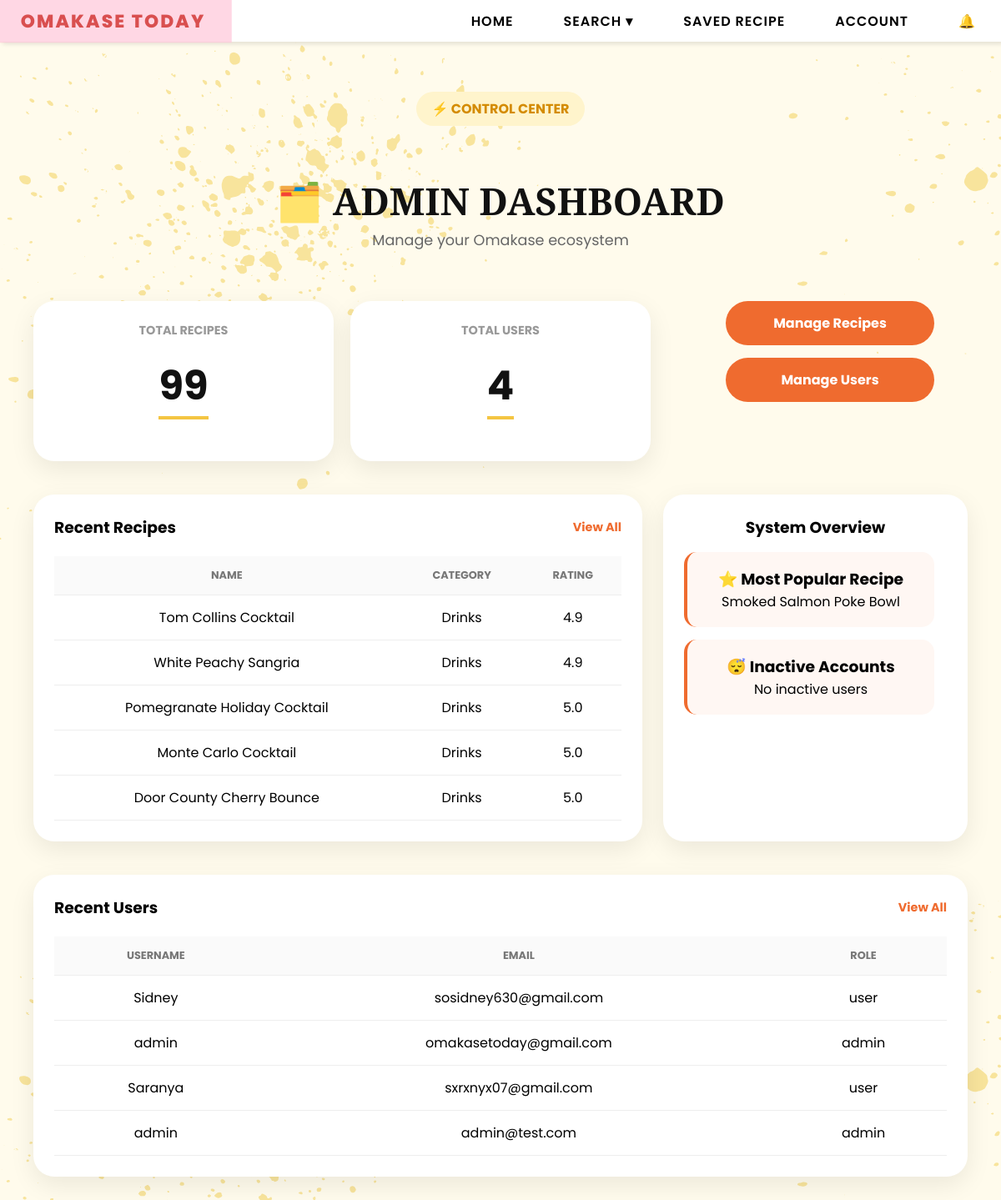
Page /admin (signed in) on the earlier database version.
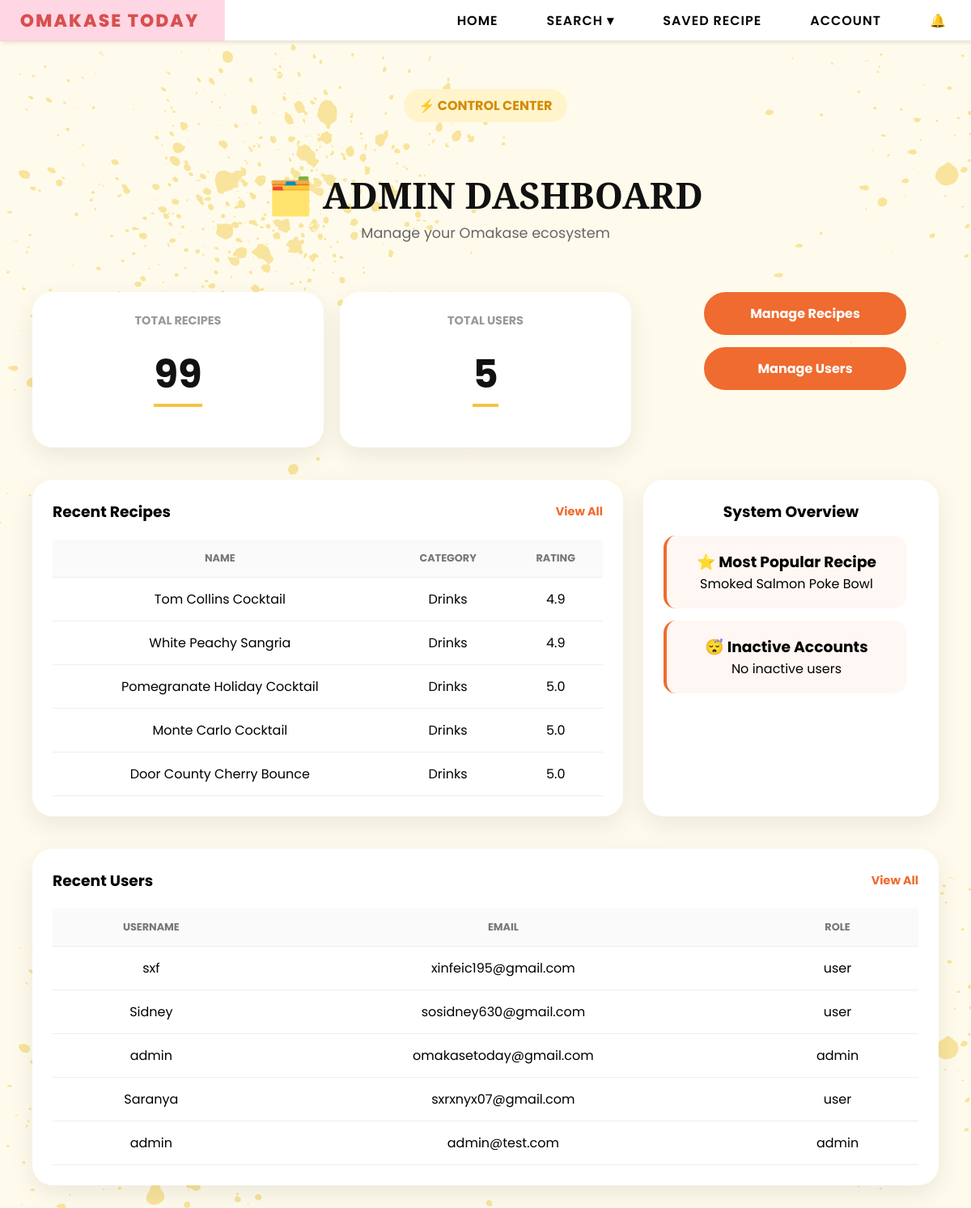
Same page on the later database version.
### tables this page shows
CREATE TABLE users (
        email TEXT PRIMARY KEY,
        username TEXT,
        password TEXT,
        bio TEXT,
        profile_pic TEXT,
        role TEXT DEFAULT 'user'
    , reset_token TEXT, reset_used INTEGER DEFAULT 0, reset_viewed INTEGER DEFAULT 0, last_login TEXT);

### app.py (the view)
@app.route("/admin")
def admin():
    if session.get("role") != "admin":
        return "403 Forbidden"
    conn = sqlite3.connect(DB_PATH)
    c = conn.cursor()
    six_months_ago = (
        datetime.now() - timedelta(days=180)
    ).strftime("%Y-%m-%d %H:%M:%S")
    c.execute("""
        SELECT COUNT(*)
        FROM users
        WHERE last_login IS NULL
        OR last_login < ?
    """, (six_months_ago,))
    inactive_users = c.fetchone()[0]
    c.execute("""
        SELECT username,email
        FROM users
        WHERE last_login IS NULL
        OR last_login < ?
        LIMIT 3
    """,(
        six_months_ago,
    ))
    inactive_accounts = c.fetchall()
    c.execute("""
        SELECT email, username, role
        FROM users
        ORDER BY rowid DESC
        LIMIT 5
    """)
    recent_users = c.fetchall()
    c.execute("""
        SELECT COUNT(*)
        FROM users
    """)
    total_users = c.fetchone()[0]
    conn.close()
    recent_recipes = (
        Recipe.query
        .order_by(Recipe.id.desc())
        .limit(5)
        .all()
    )
    total_recipes = Recipe.query.count()
    avg_rating = db.session.query(
        func.avg(Recipe.rating)
    ).scalar()
    most_popular = (
        Recipe.query
        .order_by(Recipe.rating.desc())
        .first()
    )
    return render_template(
        "admin.html",
        recent_users=recent_users,
        recent_recipes=recent_recipes,
        total_recipes=total_recipes,
        total_users=total_users,
        avg_rating=round(avg_rating or 0, 1),
        most_popular=most_popular,
        inactive_users=inactive_users,
        inactive_accounts=inactive_accounts
    )

### templates/admin.html (shortened to what this page needs)
{% extends "base.html" %}
{% block content %}
<div class="admin-dashboard">
    <div class="admin-hero">
        <span class="admin-badge">
            ⚡ CONTROL CENTER
        </span>
        <h1 class="admin-main-title">
            🗂️ ADMIN DASHBOARD
        </h1>
        <p class="admin-subtitle">
            Manage your Omakase ecosystem
        </p>
    </div>
    </div>
    <div class="admin-stats">
        <div class="admin-stat-card">
            <h4>Total Recipes</h4>
            <h2>{{ total_recipes }}</h2>
        </div>
        <div class="admin-stat-card">
            <h4>Total Users</h4>
            <h2>{{ total_users }}</h2>
        </div>
        <div class="admin-btn-group">
            <a href="/admin/recipes" class="admin-orange-btn">
                Manage Recipes
            </a>
            <a href="/admin/users" class="admin-orange-btn">
                Manage Users
            </a>
        </div>
    </div>
    <div class="admin-main-grid">
        <div class="admin-panel">
            <div class="panel-header">
                <h3>Recent Recipes</h3>
                <a href="/admin/recipes" class="view-all-btn">
                    View All
                </a>
            </div>
            <table class="admin-table">
                <thead>
                    <tr>
                        <th>Name</th>
                        <th>Category</th>
                        <th>Rating</th>
                    </tr>
                </thead>
                <tbody>
                    {% for r in recent_recipes %}
                    <tr>
                        <td>{{ r.name }}</td>
                        <td>{{ r.meal_category }}</td>
                        <td>{{ r.rating }}</td>
                    </tr>
                    {% endfor %}
                </tbody>
            </table>
        </div>
        <div class="admin-alerts">
            <h3>System Overview</h3>
            <a href="/recipe/{{ most_popular.id }}"
            class="overview-card clickable-card">
                <h3>⭐ Most Popular Recipe</h3>
                <p>
                    {{ most_popular.name }}
                </p>
            </a>
            <a href="/admin/users"
                class="overview-card clickable-card">
                    <h3>
                        😴 Inactive Accounts
                    </h3>
                    {% if inactive_accounts %}
                        {% for user in inactive_accounts %}
                            <div class="inactive-user">
                                <strong>{{ user[0] }}</strong>
                                <small>{{ user[1] }}</small>
                            </div>
                        {% endfor %}
                    {% else %}
                        <p>No inactive users</p>
                    {% endif %}
                </a>
        </div>
    </div>
    <div class="admin-panel" style="margin:40px;">
        <div class="panel-header">
            <h3>Recent Users</h3>
            <a href="/admin/users" class="view-all-btn">
                View All
            </a>
        </div>
        <table class="admin-table">
            <thead>
                <tr>
                    <th>Username</th>
                    <th>Email</th>
                    <th>Role</th>
                </tr>
            </thead>
            <tbody>
                {% for user in recent_users %}
                <tr>
                    <td>{{ user[1] }}</td>
                    <td>{{ user[0] }}</td>
                    <td>{{ user[2] }}</td>
                </tr>
                {% endfor %}
            </tbody>
        </table>
    </div>
{% endblock %}

Differences in the rows shown:
added users: username "sxf", email "xinfeic195@gmail.com", role "user"
Other differences:
{{ total_users }}: "4" → "5"
